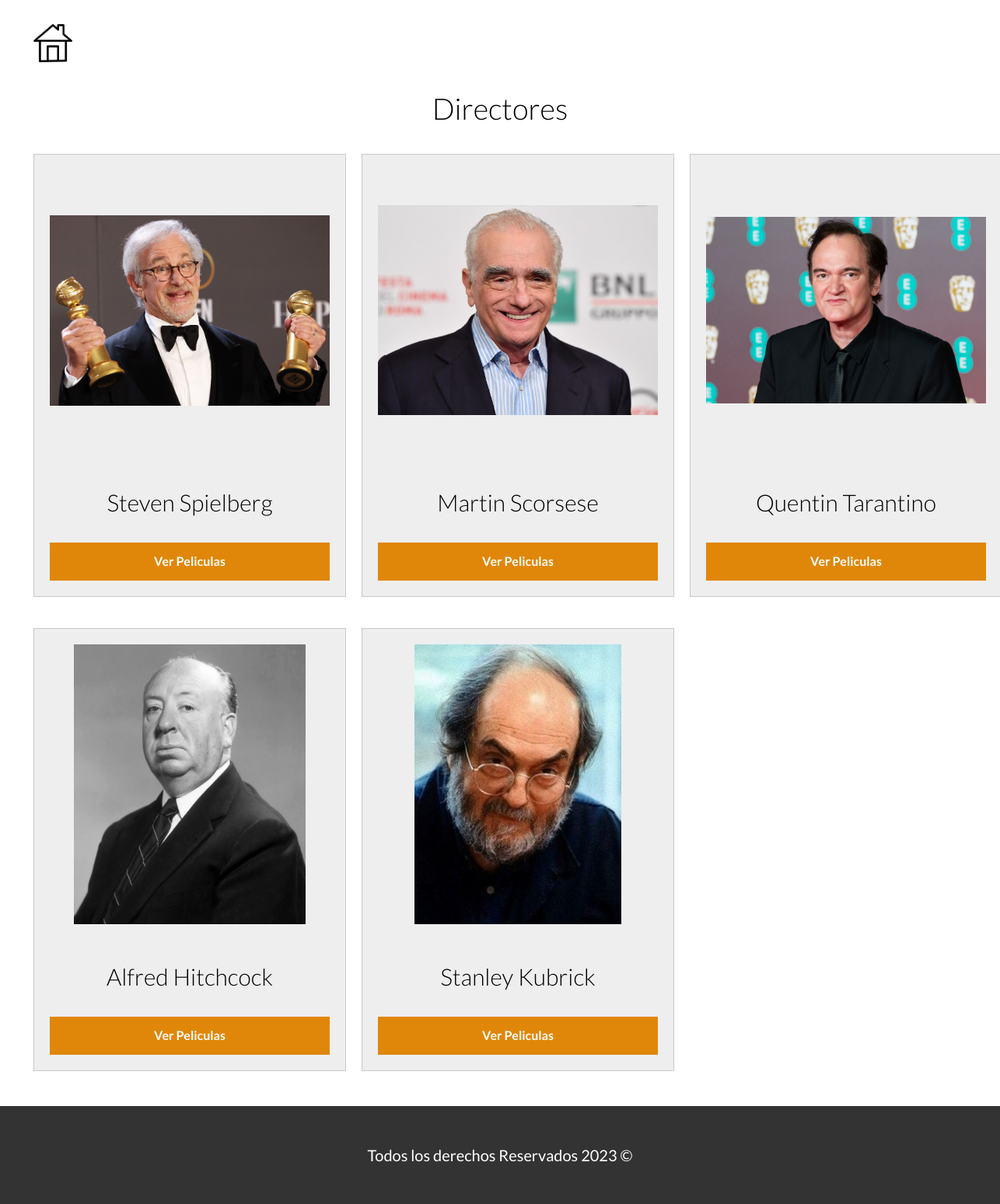
The page / on the database its author committed.
### app/models.py (models this page shows, shortened)
class director(models.Model):
    name = models.CharField(max_length=30, null=False, blank=False)
    last_name = models.CharField(max_length=30, null=False, blank=False)
    img = models.ImageField(default='steven.jpg')

### app/views.py (the view)
# urls.py: 2. Add a URL to urlpatterns:  path('', views.home, name='home')
def home(request):
    directors = director.objects.all()
    return render(request, 'home.html', {'directors': directors})

### app/templates/home.html (shortened to what this page needs)
{% extends './base.html' %}
{% load static %}
{% block content %}
<section class="seccion contenedor">
    <h1>Directores</h1>
    <div class="contenedor-anuncios">
        {% for director in directors %}
        <div class="anuncio">
            <img src="{% static 'app/img/' %}{{ director.img }}" alt="anuncio">
            <div class="contenido-anuncio">
                <h3>{{ director.name }} {{ director.last_name }}</h3>
                <a href="{% url 'movies' director.id %}" class="boton-amarillo-block">
                    Ver Peliculas
                </a>
            </div>
        </div>
        {% endfor %}
    </div>
</section>
{% endblock %}

### app/templates/base.html (shortened to what this page needs)
<html>
<head>
    {% load static %}
    <link href="{% static 'app/css/app.css' %}" rel="stylesheet">
</head>
<body>
        <div class="contenedor contenido-header">
            <div class="barra">
                <div class="mobile-menu">
                    <a href="{% url 'home' %}"><img src="{% static 'app/img/home.png' %}" alt="icono menu responsive"></a>
                </div>
                <div class="derecha">
                    <img class="dark-mode-boton" src="{% static 'app/img/dark-mode.svg' %}">
                </div>
            </div>
        </div>
    {% block content %} {% endblock %}
    <footer class="footer seccion">
        <p class="copyright">
            Todos los derechos Reservados {% now 'Y' %} &copy;
        </p>
    </footer>
</body>
</html>

### app/static/app/css/app.css (style rules this page uses)
html { line-height: 1.15; -webkit-text-size-adjust: 100% }
body { margin: 0 }
h1 { font-size: 2em; margin: .67em 0 }
a { background-color: transparent }
img { border-style: none }
html { font-size: 62.5%; box-sizing: border-box }
body { font-family: Lato, sans-serif; font-size: 1.6rem; line-height: 1.8 }
p { color: #000; font-size: 2rem }
.contenedor { width: 95%; max-width: 120rem; margin: 0 auto }
a { text-decoration: none }
img, picture { width: 100%; display: block }
h1, h2, h3 { font-family: Lato, sans-serif; margin: 2.5rem 0; font-weight: 300; text-align: center }
h1 { font-size: 3.8rem }
h3 { font-size: 3rem }
.seccion { margin-top: 2.5rem; margin-bottom: 2.5rem }
.boton-amarillo-block { background-color: #e08709; color: #fff; font-weight: 700; text-decoration: none; padding: 1rem 3rem; text-align: center; margin-top: 2.5rem; display: block; border: none }
.contenido-header { display: flex; flex-direction: column; justify-content: space-between }
.footer { padding: 2.5rem 0; background-color: #333; margin-bottom: 0 }
.footer .copyright { color: #fff; text-align: center }
.derecha { display: flex; flex-direction: column; align-items: center }
@media (min-width: 768px) { .derecha { align-items: flex-end } }
.derecha .dark-mode-boton { width: 3rem; margin-top: 3rem; margin-bottom: 2rem; filter: invert(100%) }
@media (min-width: 768px) { .derecha .dark-mode-boton { margin-top: 0 } }
.barra { display: flex; flex-direction: column; align-items: center; padding-top: 3rem }
@media (min-width: 768px) { .barra { flex-direction: row; justify-content: space-between; align-items: flex-end } }
.mobile-menu img { width: 5rem }
@media (min-width: 768px) { .contenedor-anuncios { display: grid; gap: 2rem; grid-template-columns: repeat(3, 1fr) } }
.anuncio { background-color: #eee; border: 1px solid #c8c8c8; margin-bottom: 2rem }
.anuncio img { width: 400px; height: 400px; object-fit: contain; padding: 20px; }
.anuncio .contenido-anuncio { padding: 2rem }
.anuncio h3, .anuncio p { margin: 0 }

### rows shown on the page
director: img (picture), name "Steven", last_name "Spielberg"
director: img (picture), name "Martin", last_name "Scorsese"
director: img (picture), name "Quentin", last_name "Tarantino"
director: img (picture), name "Alfred", last_name "Hitchcock"
director: img (picture), name "Stanley", last_name "Kubrick"
